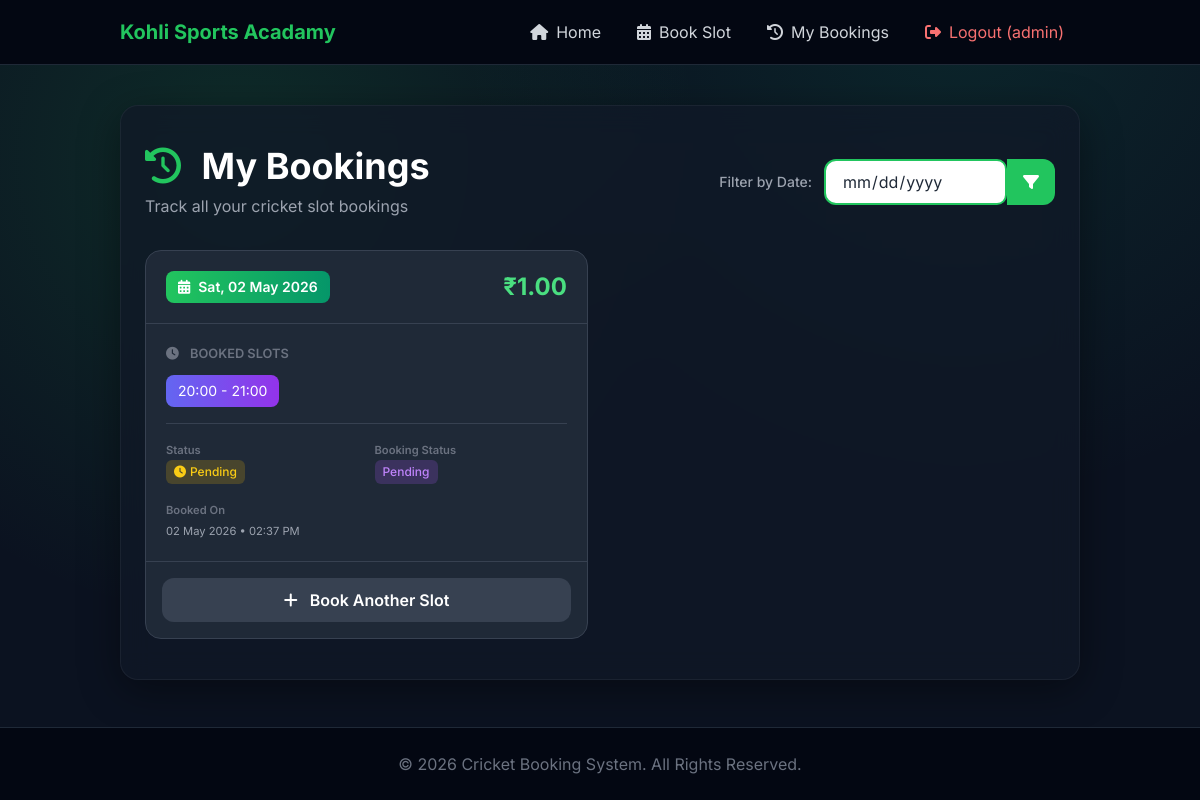
Page /history/ (signed in) on the earlier database version.
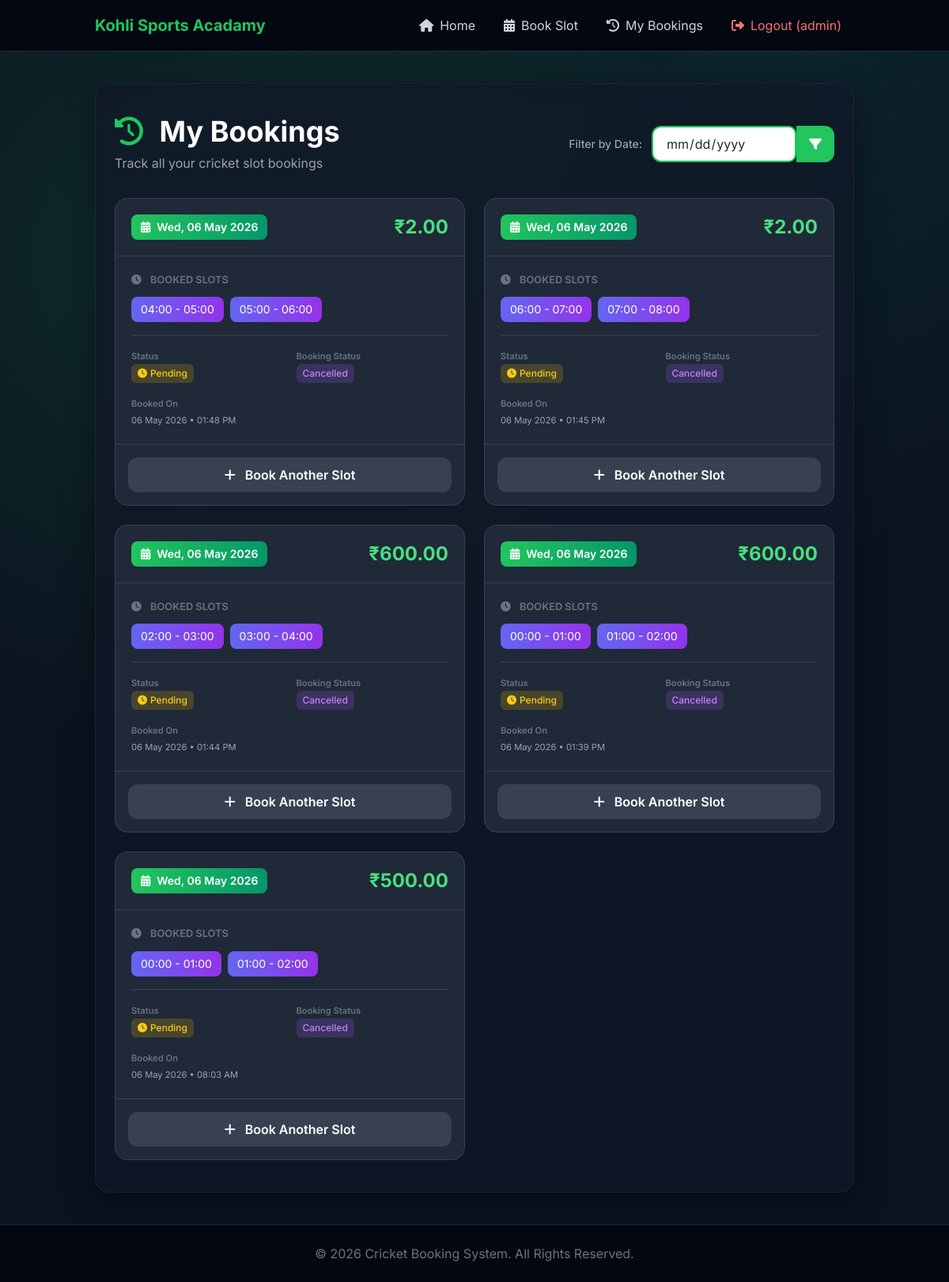
Same page on the later database version.
### booking/models.py (models this page shows, shortened)
class Booking(models.Model):
    BOOKING_STATUS_CHOICES = [
        ('pending', 'Pending'),
        ('confirmed', 'Confirmed'),
        ('completed', 'Completed'),
        ('cancelled', 'Cancelled'),
    ]
    user = models.ForeignKey(User, on_delete=models.CASCADE)
    date = models.DateField()
    slots = models.ManyToManyField(TimeSlot)
    amount_per_slot = models.DecimalField(
        max_digits=10,
        decimal_places=2,
        help_text="Amount per slot (admin can modify)"
    )
    total_amount = models.DecimalField(
        max_digits=10,
        decimal_places=2,
        blank=True,
        null=True
    )
    is_paid = models.BooleanField(default=False)
    status = models.CharField(max_length=20, choices=BOOKING_STATUS_CHOICES, default='pending')
    razorpay_order_id = models.CharField(max_length=200, blank=True)
    created_at = models.DateTimeField(auto_now_add=True)
    modified_start_time = models.TimeField(blank=True, null=True)
    modified_end_time = models.TimeField(blank=True, null=True)
    modification_reason = models.TextField(blank=True, help_text="Reason for timing modification")
    class Meta:
        ordering = ['-created_at']

class TimeSlot(models.Model):
    start_time = models.TimeField()
    end_time = models.TimeField()
    is_booked = models.BooleanField(default=False)
    isa = models.DecimalField(
        max_digits=10,
        decimal_places=2,
        blank=True,
        null=True,
        help_text="Custom amount for this specific slot (overrides default)"
    )

### booking/views.py (the view)
# urls.py: path('history/', views.history, name='history'),
@login_required
def history(request):
    search_date_str = request.GET.get('date')
    status_filter = request.GET.get('status')
    bookings = Booking.objects.filter(user=request.user).order_by('-created_at')
    if search_date_str:
        search_date = parse_date(search_date_str)
        if search_date:
            bookings = bookings.filter(date=search_date)
    if status_filter:
        bookings = bookings.filter(status=status_filter)
    today = timezone.now().date()
    return render(request, "history.html", {
        "bookings": bookings,
        "search_date": search_date_str,
        "status_filter": status_filter,
        "today": today
    })

### booking/templates/history.html (shortened to what the changed rows need)
{% extends 'base.html' %}
{% block content %}
<div class="py-4">
    <div class="flex flex-col md:flex-row md:items-center justify-between gap-4 mb-8">
        <div>
            <h1 class="text-2xl md:text-3xl lg:text-4xl font-bold text-white mb-2">
                <i class="fas fa-history mr-3 text-primary"></i> My Bookings
            </h1>
        </div>
    </div>
    {% if bookings %}
        <div class="grid grid-cols-1 md:grid-cols-2 xl:grid-cols-3 gap-6">
            {% for booking in bookings %}
            <div class="bg-gray-800 rounded-2xl border border-gray-700 overflow-hidden hover:border-primary/50 transition-colors">
                <div class="flex items-center justify-between p-5 border-b border-gray-700">
                    <div>
                        <span class="inline-flex items-center px-3 py-1.5 rounded-lg bg-gradient-to-r from-green-500 to-emerald-600 text-white text-sm font-semibold">
                            <i class="fas fa-calendar-alt mr-2"></i>
                            {{ booking.date|date:"D, d M Y" }}
                        </span>
                    </div>
                    <span class="text-xl lg:text-2xl font-bold text-green-400">₹{{ booking.total_amount }}</span>
                </div>
                <div class="p-5">
                    <div class="mb-4">
                        <small class="text-gray-500 font-semibold block mb-3">
                            <i class="fas fa-clock mr-2"></i> BOOKED SLOTS
                        </small>
                        <div class="flex flex-wrap gap-2">
                            {% for slot in booking.slots.all %}
                            <span class="px-3 py-1.5 rounded-lg bg-gradient-to-r from-indigo-500 to-purple-600 text-white text-sm">
                                {{ slot.start_time|time:"H:i" }} - {{ slot.end_time|time:"H:i" }}
                            </span>
                            {% endfor %}
                        </div>
                    </div>
                    <div class="border-t border-gray-700 pt-4">
                        <div class="grid grid-cols-2 gap-4 text-sm">
                            <div>
                                <small class="text-gray-500 font-semibold block">Status</small>
                                {% if booking.is_paid %}
                                    <span class="inline-flex items-center px-2 py-1 rounded-md bg-green-500/20 text-green-400 text-xs font-medium">
                                        <i class="fas fa-check-circle mr-1"></i> Paid
                                    </span>
                                {% else %}
                                    <span class="inline-flex items-center px-2 py-1 rounded-md bg-yellow-500/20 text-yellow-400 text-xs font-medium">
                                        <i class="fas fa-clock mr-1"></i> Pending
                                    </span>
                                {% endif %}
                            </div>
                            <div>
                                <small class="text-gray-500 font-semibold block">Booking Status</small>
                                <span class="inline-flex items-center px-2 py-1 rounded-md bg-purple-500/20 text-purple-400 text-xs font-medium">
                                    {{ booking.get_status_display }}
                                </span>
                            </div>
                            <div class="col-span-2">
                                <small class="text-gray-500 font-semibold block">Booked On</small>
                                <small class="text-gray-400">{{ booking.created_at|date:"d M Y • h:i A" }}</small>
                            </div>
                        </div>
                    </div>
                </div>
                <div class="p-4 border-t border-gray-700">
                    <a href="{% url 'home' %}" class="block w-full py-2.5 rounded-xl bg-gray-700 hover:bg-primary text-white text-center font-semibold transition-colors">
                        <i class="fas fa-plus mr-2"></i> Book Another Slot
                    </a>
                </div>
            </div>
            {% endfor %}
        </div>
    {% endif %}
</div>
{% endblock %}

Differences in the rows shown:
removed Booking: date "Sat, 02 May 2026", total_amount "1.00", is_paid False (drawn), status "Pending", created_at "02 May 2026 • 02:37 PM"
no longer on this page (row unchanged): TimeSlot: start_time "20:00", end_time "21:00", shown under "Sat, 02 May 2026"
added Booking: date "Wed, 06 May 2026", total_amount "2.00", is_paid False (drawn), status "Cancelled", created_at "06 May 2026 • 01:48 PM"
now on this page (row edited): TimeSlot: start_time "04:00", end_time "05:00", shown under "Wed, 06 May 2026"
now on this page (row edited): TimeSlot: start_time "05:00", end_time "06:00", shown under "Wed, 06 May 2026"
added Booking: date "Wed, 06 May 2026", total_amount "2.00", is_paid False (drawn), status "Cancelled", created_at "06 May 2026 • 01:45 PM"
now on this page (row edited): TimeSlot: start_time "06:00", end_time "07:00", shown under "Wed, 06 May 2026"
now on this page (row edited): TimeSlot: start_time "07:00", end_time "08:00", shown under "Wed, 06 May 2026"
added Booking: date "Wed, 06 May 2026", total_amount "600.00", is_paid False (drawn), status "Cancelled", created_at "06 May 2026 • 01:44 PM"
now on this page (row unchanged): TimeSlot: start_time "02:00", end_time "03:00", shown under "Wed, 06 May 2026"
now on this page (row unchanged): TimeSlot: start_time "03:00", end_time "04:00", shown under "Wed, 06 May 2026"
added Booking: date "Wed, 06 May 2026", total_amount "600.00", is_paid False (drawn), status "Cancelled", created_at "06 May 2026 • 01:39 PM"
now on this page (row unchanged): TimeSlot: start_time "00:00", end_time "01:00"
now on this page (row unchanged): TimeSlot: start_time "01:00", end_time "02:00"
added Booking: date "Wed, 06 May 2026", total_amount "500.00", is_paid False (drawn), status "Cancelled", created_at "06 May 2026 • 08:03 AM"
